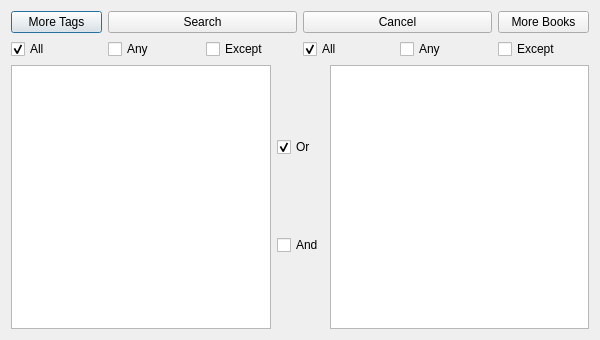
<?xml version="1.0" encoding="UTF-8"?>
<ui version="4.0">
 <class>FancySearchDialog</class>
 <widget class="QDialog" name="FancySearchDialog">
  <property name="geometry">
   <rect>
    <x>0</x>
    <y>0</y>
    <width>600</width>
    <height>340</height>
   </rect>
  </property>
  <property name="windowTitle">
   <string>Advanced Search</string>
  </property>
  <property name="windowIcon">
   <iconset resource="../nota.qrc">
    <normaloff>:/img/nb.png</normaloff>:/img/nb.png</iconset>
  </property>
  <layout class="QGridLayout" name="gridLayout_2">
   <item row="0" column="0" colspan="3">
    <layout class="QGridLayout" name="gridLayout">
     <item row="0" column="0">
      <widget class="QPushButton" name="moreTagsButton">
       <property name="text">
        <string>More Tags</string>
       </property>
      </widget>
     </item>
     <item row="0" column="1" colspan="2">
      <widget class="QPushButton" name="searchButton">
       <property name="text">
        <string>Search</string>
       </property>
      </widget>
     </item>
     <item row="0" column="3" colspan="2">
      <widget class="QPushButton" name="cancelButton">
       <property name="text">
        <string>Cancel</string>
       </property>
      </widget>
     </item>
     <item row="0" column="5">
      <widget class="QPushButton" name="moreBooksButton">
       <property name="text">
        <string>More Books</string>
       </property>
      </widget>
     </item>
     <item row="1" column="0">
      <widget class="QCheckBox" name="allTags">
       <property name="text">
        <string>All</string>
       </property>
       <property name="checked">
        <bool>true</bool>
       </property>
       <attribute name="buttonGroup">
        <string>tagGroup</string>
       </attribute>
      </widget>
     </item>
     <item row="1" column="1">
      <widget class="QCheckBox" name="anyTags">
       <property name="text">
        <string>Any</string>
       </property>
       <attribute name="buttonGroup">
        <string>tagGroup</string>
       </attribute>
      </widget>
     </item>
     <item row="1" column="2">
      <widget class="QCheckBox" name="noneTags">
       <property name="text">
        <string>Except</string>
       </property>
      </widget>
     </item>
     <item row="1" column="3">
      <widget class="QCheckBox" name="allBooks">
       <property name="text">
        <string>All</string>
       </property>
       <property name="checked">
        <bool>true</bool>
       </property>
       <attribute name="buttonGroup">
        <string>bookGroup</string>
       </attribute>
      </widget>
     </item>
     <item row="1" column="4">
      <widget class="QCheckBox" name="anyBooks">
       <property name="text">
        <string>Any</string>
       </property>
       <attribute name="buttonGroup">
        <string>bookGroup</string>
       </attribute>
      </widget>
     </item>
     <item row="1" column="5">
      <widget class="QCheckBox" name="noneBooks">
       <property name="text">
        <string>Except</string>
       </property>
      </widget>
     </item>
    </layout>
   </item>
   <item row="1" column="0">
    <widget class="QListWidget" name="tagList">
     <property name="sizePolicy">
      <sizepolicy hsizetype="Expanding" vsizetype="Expanding">
       <horstretch>6</horstretch>
       <verstretch>5</verstretch>
      </sizepolicy>
     </property>
     <property name="editTriggers">
      <set>QAbstractItemView::NoEditTriggers</set>
     </property>
     <property name="sortingEnabled">
      <bool>true</bool>
     </property>
    </widget>
   </item>
   <item row="1" column="1">
    <layout class="QVBoxLayout" name="verticalLayout">
     <item>
      <widget class="QCheckBox" name="connectOr">
       <property name="text">
        <string>Or</string>
       </property>
       <property name="checked">
        <bool>true</bool>
       </property>
       <attribute name="buttonGroup">
        <string>connectGroup</string>
       </attribute>
      </widget>
     </item>
     <item>
      <widget class="QCheckBox" name="connectAnd">
       <property name="text">
        <string>And</string>
       </property>
       <attribute name="buttonGroup">
        <string>connectGroup</string>
       </attribute>
      </widget>
     </item>
    </layout>
   </item>
   <item row="1" column="2">
    <widget class="QListWidget" name="bookList">
     <property name="sizePolicy">
      <sizepolicy hsizetype="Expanding" vsizetype="Expanding">
       <horstretch>6</horstretch>
       <verstretch>5</verstretch>
      </sizepolicy>
     </property>
     <property name="editTriggers">
      <set>QAbstractItemView::NoEditTriggers</set>
     </property>
     <property name="sortingEnabled">
      <bool>true</bool>
     </property>
    </widget>
   </item>
  </layout>
 </widget>
 <resources>
  <include location="../nota.qrc"/>
 </resources>
 <connections/>
 <buttongroups>
  <buttongroup name="tagGroup"/>
  <buttongroup name="bookGroup">
   <property name="exclusive">
    <bool>true</bool>
   </property>
  </buttongroup>
  <buttongroup name="connectGroup"/>
 </buttongroups>
</ui>
